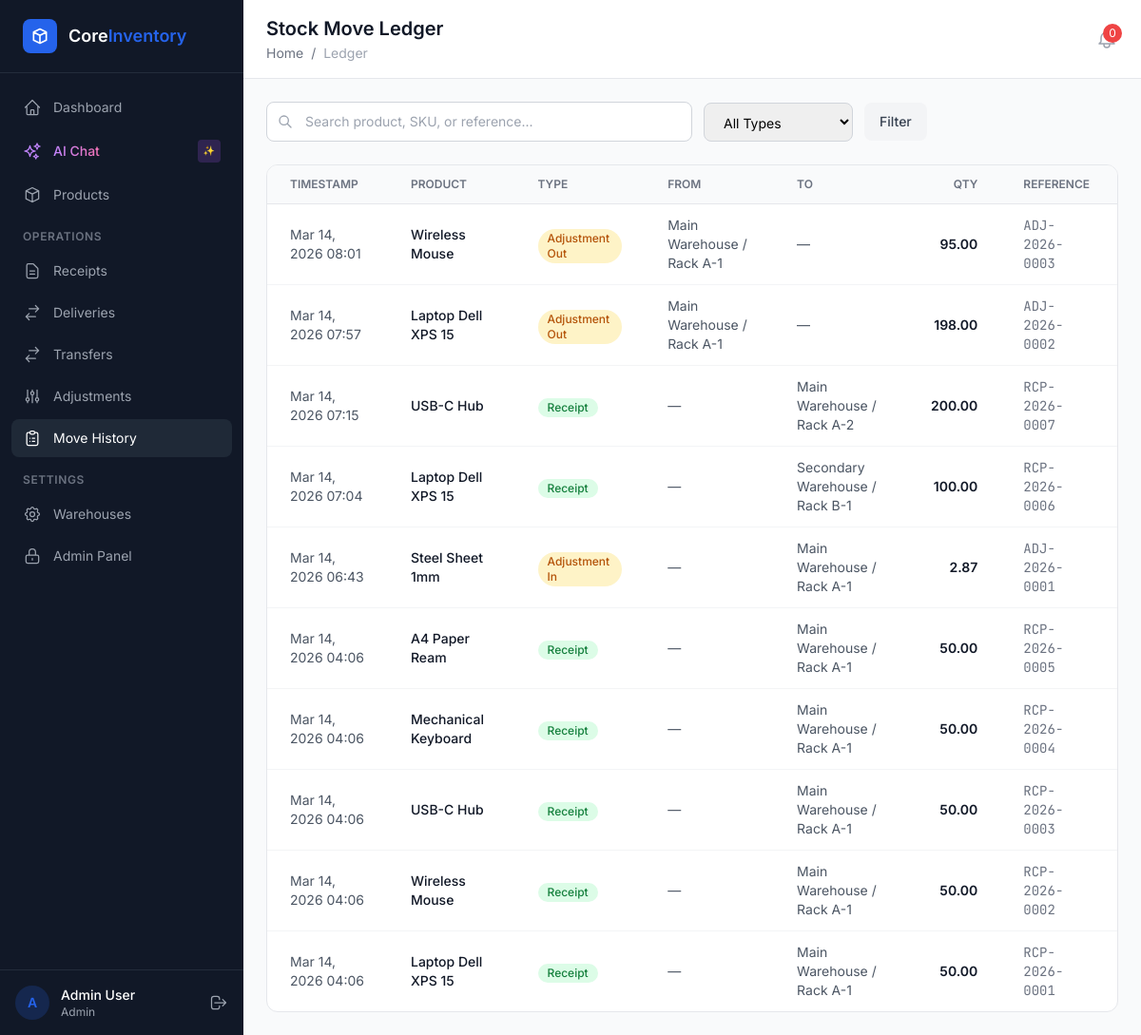
The page /ledger/ (signed in) on the database as committed earlier.
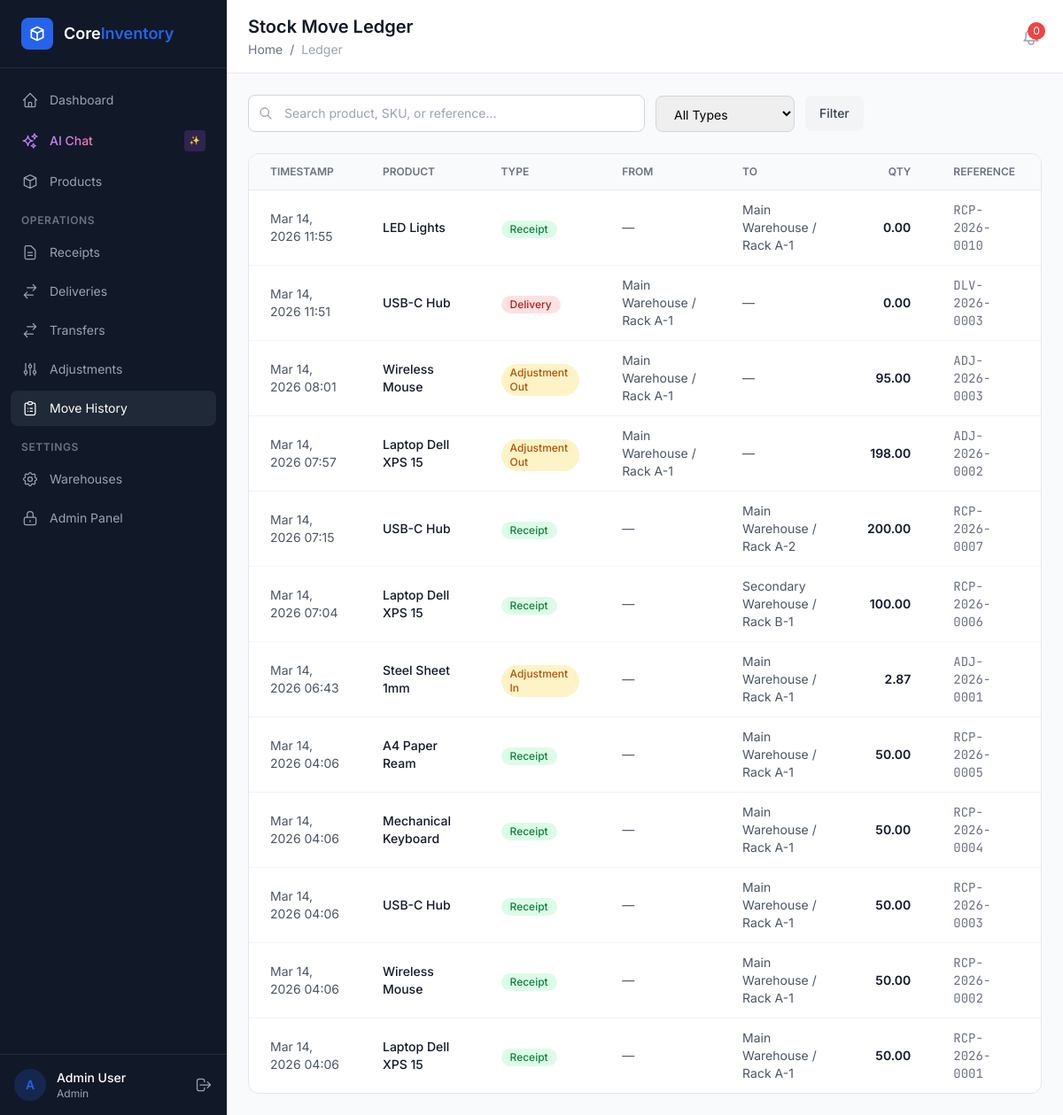
The same page on the database as committed later.
### apps/ledger/models.py (models this page shows, shortened)
class StockMove(models.Model):
    MOVE_TYPE_CHOICES = [
        ('receipt', 'Receipt'),
        ('delivery', 'Delivery'),
        ('transfer_out', 'Transfer Out'),
        ('transfer_in', 'Transfer In'),
        ('adjustment_in', 'Adjustment In'),
        ('adjustment_out', 'Adjustment Out'),
    ]
    product = models.ForeignKey(
        'products.Product',
        on_delete=models.PROTECT,
        related_name='stock_moves',
    )
    from_location = models.ForeignKey(
        'warehouses.Location',
        on_delete=models.SET_NULL,
        null=True,
        blank=True,
        related_name='moves_out',
    )
    to_location = models.ForeignKey(
        'warehouses.Location',
        on_delete=models.SET_NULL,
        null=True,
        blank=True,
        related_name='moves_in',
    )
    quantity = models.DecimalField(
        max_digits=12, decimal_places=2,
        help_text='Always positive',
    )
    move_type = models.CharField(max_length=20, choices=MOVE_TYPE_CHOICES)
    reference_type = models.CharField(
        max_length=50,
        help_text='e.g. Receipt, Delivery, Transfer, Adjustment',
    )
    reference_id = models.PositiveIntegerField(
        help_text='Links to source document PK',
    )
    reference_ref = models.CharField(
        max_length=20,
        help_text='e.g. RCP-2026-0042',
    )
    notes = models.TextField(blank=True)
    created_by = models.ForeignKey(
        settings.AUTH_USER_MODEL,
        on_delete=models.PROTECT,
        related_name='stock_moves',
    )
    created_at = models.DateTimeField(auto_now_add=True)
    class Meta:
        ordering = ['-created_at']

### apps/products/models.py (models this page shows, shortened)
class Product(models.Model):
    name = models.CharField(max_length=255)
    sku = models.CharField(
        max_length=20,
        unique=True,
        blank=True,
        help_text='Auto-generated if blank: PRD-XXXXXX',
    )
    category = models.ForeignKey(
        ProductCategory,
        on_delete=models.SET_NULL,
        null=True,
        blank=True,
        related_name='products',
    )
    unit = models.ForeignKey(
        UnitOfMeasure,
        on_delete=models.PROTECT,
        related_name='products',
    )
    description = models.TextField(blank=True)
    image = models.ImageField(upload_to='products/', blank=True, null=True)
    reorder_point = models.DecimalField(
        max_digits=12, decimal_places=2, default=0,
        help_text='Low stock threshold',
    )
    is_active = models.BooleanField(default=True)
    created_at = models.DateTimeField(auto_now_add=True)
    updated_at = models.DateTimeField(auto_now=True)
    class Meta:
        ordering = ['name']

### apps/warehouses/models.py (models this page shows, shortened)
class Location(models.Model):
    warehouse = models.ForeignKey(
        Warehouse,
        on_delete=models.CASCADE,
        related_name='locations',
    )
    name = models.CharField(max_length=255, help_text='e.g. Rack A-3, Production Floor')
    coordinates = models.CharField(max_length=100, blank=True, help_text='Optional coordinates')
    is_active = models.BooleanField(default=True)
    class Meta:
        ordering = ['warehouse', 'name']
    def __str__(self):
        return f'{self.warehouse.name} / {self.name}'

class Warehouse(models.Model):
    name = models.CharField(max_length=255)
    address = models.TextField(blank=True)
    is_active = models.BooleanField(default=True)
    class Meta:
        ordering = ['name']

### apps/ledger/views.py (the view)
# urls.py: path('', views.move_list, name='list'),
@login_required
def move_list(request):
    qs = StockMove.objects.select_related('product', 'from_location', 'to_location').order_by('-created_at')
    q = request.GET.get('q', '').strip()
    if q:
        qs = qs.filter(
            Q(product__name__icontains=q) |
            Q(product__sku__icontains=q) |
            Q(reference_ref__icontains=q)
        )
    move_type = request.GET.get('type')
    if move_type:
        qs = qs.filter(move_type=move_type)
    paginator = Paginator(qs, 50)
    page_obj = paginator.get_page(request.GET.get('page'))
    return render(request, 'ledger/move_list.html', {
        'page_obj': page_obj, 'q': q, 'type_filter': move_type,
    })

### apps/access/templatetags/access_tags.py (called while the page is built)
@register.simple_tag
def has_permission(user, codename):
    return has_user_permission(user, codename)

### templates/ledger/move_list.html (shortened to what this page needs)
{% extends "base.html" %}
{% block page_title %}Stock Move Ledger{% endblock %}
{% block breadcrumb %}<a href="/dashboard/" class="hover:text-primary">Home</a> <span class="mx-1">/</span> <span class="text-gray-400">Ledger</span>{% endblock %}
{% block content %}
<div class="flex flex-col md:flex-row md:items-center justify-between gap-4 mb-6">
    <form method="GET" class="flex items-center gap-3 flex-1">
        <div class="relative flex-1 max-w-md"><svg class="absolute left-3 top-1/2 -translate-y-1/2 w-4 h-4 text-gray-400" fill="none" stroke="currentColor" viewBox="0 0 24 24"><path stroke-linecap="round" stroke-linejoin="round" stroke-width="2" d="M21 21l-6-6m2-5a7 7 0 11-14 0 7 7 0 0114 0z"/></svg><input type="text" name="q" value="{{ q }}" placeholder="Search product, SKU, or reference..." class="w-full pl-10 pr-4 py-2.5 border border-gray-300 rounded-lg text-sm focus:outline-none focus:ring-2 focus:ring-blue-500"></div>
        <select name="type" class="px-4 py-2.5 border border-gray-300 rounded-lg text-sm"><option value="">All Types</option></select>
        <button type="submit" class="px-4 py-2.5 bg-gray-100 hover:bg-gray-200 text-gray-700 rounded-lg text-sm font-medium">Filter</button>
    </form>
</div>
{% if page_obj %}
<div class="bg-white rounded-xl border border-gray-200 overflow-hidden">
    <table class="w-full"><thead><tr class="border-b border-gray-200 bg-gray-50">
        <th class="text-left px-6 py-3 text-xs font-semibold text-gray-500 uppercase">Timestamp</th>
        <th class="text-left px-6 py-3 text-xs font-semibold text-gray-500 uppercase">Product</th>
        <th class="text-left px-6 py-3 text-xs font-semibold text-gray-500 uppercase">Type</th>
        <th class="text-left px-6 py-3 text-xs font-semibold text-gray-500 uppercase">From</th>
        <th class="text-left px-6 py-3 text-xs font-semibold text-gray-500 uppercase">To</th>
        <th class="text-right px-6 py-3 text-xs font-semibold text-gray-500 uppercase">Qty</th>
        <th class="text-left px-6 py-3 text-xs font-semibold text-gray-500 uppercase">Reference</th>
    </tr></thead>
    <tbody class="divide-y divide-gray-100">{% for move in page_obj %}<tr class="hover:bg-gray-50 transition-colors">
        <td class="px-6 py-3 text-sm text-gray-600">{{ move.created_at|date:"M d, Y H:i" }}</td>
        <td class="px-6 py-3 text-sm font-medium text-gray-900">{{ move.product.name }}</td>
        <td class="px-6 py-3"><span class="inline-flex items-center px-2.5 py-0.5 rounded-full text-xs font-medium {% if 'receipt' in move.move_type %}bg-green-100 text-green-700{% elif 'delivery' in move.move_type %}bg-red-100 text-red-700{% elif 'transfer' in move.move_type %}bg-blue-100 text-blue-700{% else %}bg-amber-100 text-amber-700{% endif %}">{{ move.get_move_type_display }}</span></td>
        <td class="px-6 py-3 text-sm text-gray-600">{{ move.from_location|default:"—" }}</td>
        <td class="px-6 py-3 text-sm text-gray-600">{{ move.to_location|default:"—" }}</td>
        <td class="px-6 py-3 text-sm font-semibold text-right text-gray-900">{{ move.quantity }}</td>
        <td class="px-6 py-3 text-sm font-mono text-gray-500">{{ move.reference_ref }}</td>
    </tr>{% endfor %}</tbody></table>
</div>
{% else %}
{% include "partials/empty_state.html" with icon="document" title="No stock moves yet" message="Stock movements will appear here as operations are validated." %}
{% endif %}
{% endblock %}

Rows that differ between the two databases and show on the page:
added StockMove: created_at "Mar 14, 2026 11:55", product.name "LED Lights", move_type "Receipt", from_location "—", to_location "Main Warehouse / Rack A-1", quantity "0.00", reference_ref "RCP-2026-0010"
added StockMove: created_at "Mar 14, 2026 11:51", product.name "USB-C Hub", move_type "Delivery", from_location "Main Warehouse / Rack A-1", to_location "—", quantity "0.00", reference_ref "DLV-2026-0003"
